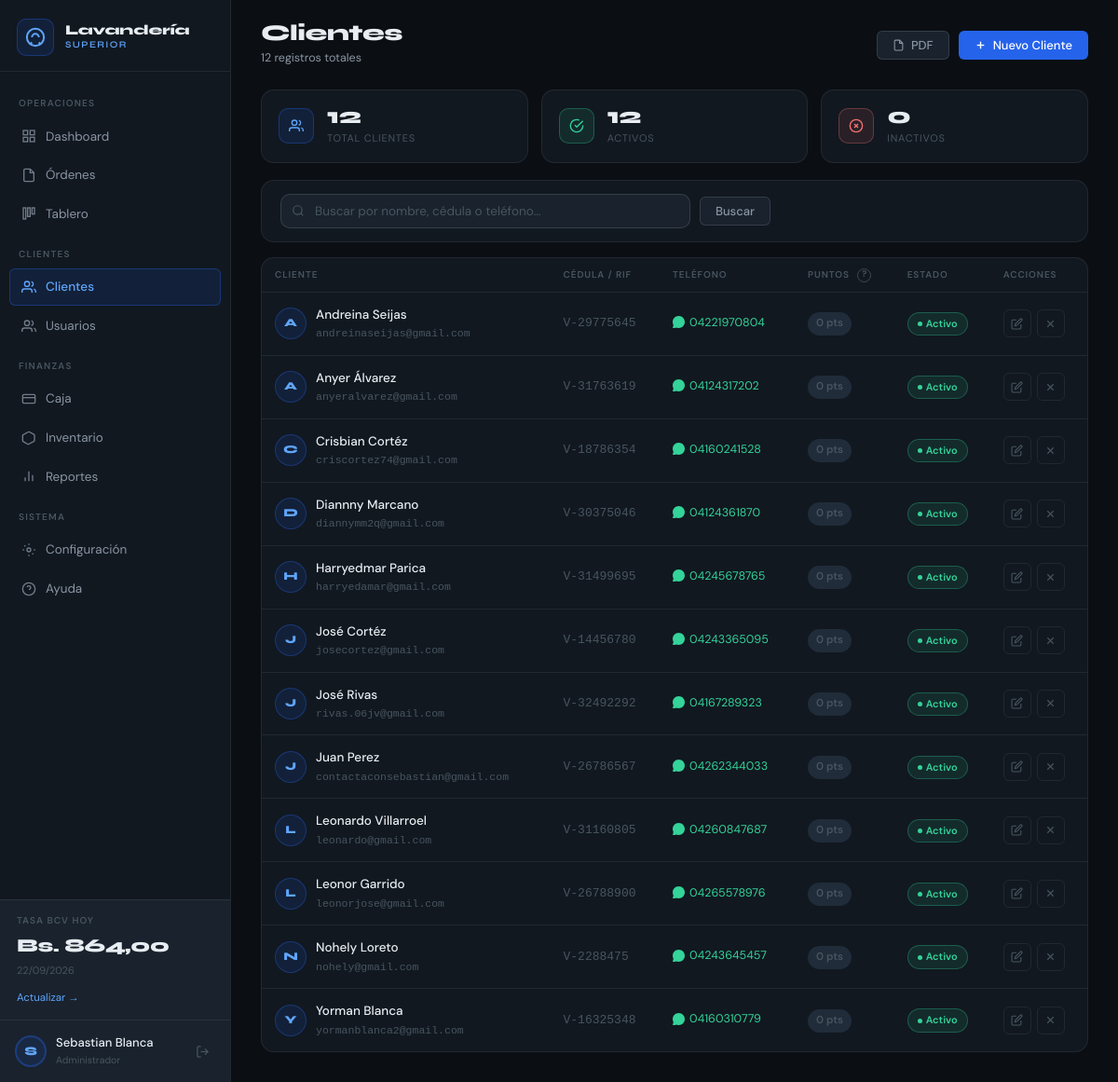
Page /clientes.php (signed in) on the committed database.
### tables this page shows
CREATE TABLE `tasas_cambio` (
  `id` int(10) unsigned NOT NULL AUTO_INCREMENT,
  `fecha` date NOT NULL,
  `tasa_bcv` decimal(12,4) NOT NULL COMMENT 'Tasa Banco Central de Venezuela',
  `tasa_paralelo` decimal(12,4) DEFAULT NULL COMMENT 'Tasa referencial paralela (opcional)',
  `registrado_por` varchar(80) DEFAULT NULL,
  `created_at` timestamp NOT NULL DEFAULT current_timestamp(),
  PRIMARY KEY (`id`),
  UNIQUE KEY `fecha` (`fecha`),
  KEY `idx_fecha` (`fecha`)
);

CREATE TABLE `clientes` (
  `id` int(10) unsigned NOT NULL AUTO_INCREMENT,
  `nombres` varchar(120) NOT NULL DEFAULT '',
  `apellidos` varchar(60) NOT NULL DEFAULT '',
  `nombre` varchar(120) NOT NULL,
  `cedula_rif` varchar(20) NOT NULL,
  `telefono` varchar(20) NOT NULL COMMENT 'Número de telefono',
  `direccion` text DEFAULT NULL,
  `email` varchar(100) DEFAULT NULL,
  `puntos_acumulados` int(10) unsigned DEFAULT 0,
  `activo` tinyint(1) DEFAULT 1,
  `fecha_registro` timestamp NOT NULL DEFAULT current_timestamp(),
  PRIMARY KEY (`id`),
  UNIQUE KEY `cedula_rif` (`cedula_rif`),
  KEY `idx_cedula` (`cedula_rif`),
  KEY `idx_telefono` (`telefono`)
);

### clientes.php (the view, shortened to what the rows shown need)
<?php
require_once __DIR__ . '/config/init.php';
$busqueda   = mb_substr(trim(entrada($_GET, 'q')), 0, 60);
$pagina     = max(1, (int) entrada($_GET, 'p', '1'));
$clientes   = listarClientes($busqueda, $pagina);
?>
<!DOCTYPE html>
<html lang="es">
<head>
  <link rel="stylesheet" href="assets/css/main.css">
</head>
<body>
<div class="layout">
  <?php partial('sidebar'); ?>
  <main class="main-content">
    <div class="topbar">
      <div>
        <h1 class="page-title">Clientes</h1>
      </div>
    </div>
    <div class="content-area">
      <div class="card" style="padding:0;overflow:hidden;">
        <table class="ctbl">
          <thead>
            <tr>
              <th>Cliente</th>
              <th>Cédula / RIF</th>
              <th>Teléfono</th>
              <th>Puntos <span class="help-dot" tabindex="0" data-tip="Puntos de fidelidad acumulados por el cliente">?</span></th>
              <th>Estado</th>
              <th>Acciones</th>
            </tr>
          </thead>
          <tbody>
            <?php if(empty($clientes)): ?>
            <tr><td colspan="6" style="padding:48px;text-align:center;">
              <svg width="40" height="40" viewBox="0 0 24 24" fill="none" stroke="currentColor" stroke-width="1.2" style="color:var(--text-hint);margin:0 auto 10px;display:block;"><path d="M17 21v-2a4 4 0 0 0-4-4H5a4 4 0 0 0-4 4v2"/><circle cx="9" cy="7" r="4"/></svg>
              <p style="color:var(--text-hint);font-size:13.5px;">No se encontraron clientes</p>
              <?php if($busqueda): ?>
              <p style="color:var(--text-hint);font-size:12px;margin-top:4px;">Prueba con otra búsqueda</p>
              <?php endif; ?>
            </td></tr>
            <?php else: foreach($clientes as $c):
              $inicial = mb_strtoupper(mb_substr($c['nombre'], 0, 1));
            ?>
            <tr>
              <td>
                <div class="cli-id">
                  <div class="cli-av"><?= $inicial ?></div>
                  <div>
                    <p class="cli-nombre"><?= h($c['nombre']) ?></p>
                    <?php if($c['email']): ?>
                    <p class="cli-ced"><?= h($c['email']) ?></p>
                    <?php endif; ?>
                  </div>
                </div>
              </td>
              <td class="cli-ced" style="font-size:13px;"><?= h($c['cedula_rif']) ?></td>
              <td>
                <a href="https://wa.me/<?= telefonoWhatsApp($c['telefono']) ?>" target="_blank" rel="noopener" class="wa-link" data-tip="Abrir chat de WhatsApp">
                  <?= h($c['telefono']) ?>
                </a>
              </td>
              <td>
                <span class="pts-badge <?= $c['puntos_acumulados'] > 0 ? 'con' : 'sin' ?>">
                  <?= $c['puntos_acumulados'] ?> pts
                </span>
              </td>
              <td>
                <span class="est-badge <?= $c['activo'] ? 'on' : 'off' ?>">
                  <?= $c['activo'] ? 'Activo' : 'Inactivo' ?>
                </span>
              </td>
              <td>
                <div class="act-btns">
                  <button class="act-btn" onclick="editarCliente(<?= $c['id'] ?>)" data-tip="Editar datos del cliente">
                    <svg width="13" height="13" viewBox="0 0 24 24" fill="none" stroke="currentColor" stroke-width="2"><path d="M11 4H4a2 2 0 0 0-2 2v14a2 2 0 0 0 2 2h14a2 2 0 0 0 2-2v-7"/><path d="M18.5 2.5a2.121 2.121 0 0 1 3 3L12 15l-4 1 1-4 9.5-9.5z"/></svg>
                  </button>
                  <button class="act-btn <?= $c['activo'] ? 'danger' : 'success' ?>"
                          onclick="toggleCliente(<?= $c['id'] ?>,<?= $c['activo'] ?>)"
                          data-tip="<?= $c['activo'] ? 'Desactivar (no aparecerá al crear órdenes)' : 'Reactivar cliente' ?>">
                    <?php if($c['activo']): ?>
                    <svg width="13" height="13" viewBox="0 0 24 24" fill="none" stroke="currentColor" stroke-width="2"><line x1="18" y1="6" x2="6" y2="18"/><line x1="6" y1="6" x2="18" y2="18"/></svg>
                    <?php else: ?>
                    <svg width="13" height="13" viewBox="0 0 24 24" fill="none" stroke="currentColor" stroke-width="2"><polyline points="20 6 9 17 4 12"/></svg>
                    <?php endif; ?>
                  </button>
                </div>
              </td>
            </tr>
            <?php endforeach; endif; ?>
          </tbody>
        </table>
      </div>
    </div>
  </main>
</div>
</body>
</html>

### partials/sidebar.php (shortened to what the rows shown need)
<?php
$tasa         = obtenerTasaHoy();
?>
<aside class="sidebar" data-uid="<?= (int) ($_SESSION['usuario_id'] ?? 0) ?>">
  <div class="sidebar__tasa">
    <p class="tasa-label">Tasa BCV hoy</p>
    <p class="tasa-valor">Bs. <?= number_format($tasa['tasa_bcv'], 2, ',', '.') ?></p>
    <p class="tasa-fecha"><?= date('d/m/Y', strtotime($tasa['fecha'])) ?></p>
    <?php if (puedeAcceder('configuracion') && rolActual() === 'admin'): ?>
    <a href="configuracion.php?tab=tasa" class="tasa-edit" data-tip="Registrar la tasa oficial del BCV de hoy">Actualizar →</a>
    <?php endif; ?>
  </div>
</aside>

### rows in the picture
tasas_cambio: tasa_bcv "864,00", fecha "22/09/2026"
clientes: nombre "A", nombre "Andreina Seijas", email "andreinaseijas@gmail.com", cedula_rif "V-29775645", telefono "04221970804", puntos_acumulados "0", activo "Activo"
clientes: nombre "A", nombre "Anyer Álvarez", email "anyeralvarez@gmail.com", cedula_rif "V-31763619", telefono "04124317202", puntos_acumulados "0", activo "Activo"
clientes: nombre "C", nombre "Crisbian Cortéz", email "criscortez74@gmail.com", cedula_rif "V-18786354", telefono "04160241528", puntos_acumulados "0", activo "Activo"
clientes: nombre "D", nombre "Diannny Marcano", email "diannymm2q@gmail.com", cedula_rif "V-30375046", telefono "04124361870", puntos_acumulados "0", activo "Activo"
clientes: nombre "H", nombre "Harryedmar Parica", email "harryedamar@gmail.com", cedula_rif "V-31499695", telefono "04245678765", puntos_acumulados "0", activo "Activo"
clientes: nombre "J", nombre "José Cortéz", email "josecortez@gmail.com", cedula_rif "V-14456780", telefono "04243365095", puntos_acumulados "0", activo "Activo"
clientes: nombre "J", nombre "José Rivas", email "rivas.06jv@gmail.com", cedula_rif "V-32492292", telefono "04167289323", puntos_acumulados "0", activo "Activo"
clientes: nombre "J", nombre "Juan Perez", email "contactaconsebastian@gmail.com", cedula_rif "V-26786567", telefono "04262344033", puntos_acumulados "0", activo "Activo"
clientes: nombre "L", nombre "Leonardo Villarroel", email "leonardo@gmail.com", cedula_rif "V-31160805", telefono "04260847687", puntos_acumulados "0", activo "Activo"
clientes: nombre "L", nombre "Leonor Garrido", email "leonorjose@gmail.com", cedula_rif "V-26788900", telefono "04265578976", puntos_acumulados "0", activo "Activo"
clientes: nombre "N", nombre "Nohely Loreto", email "nohely@gmail.com", cedula_rif "V-2288475", telefono "04243645457", puntos_acumulados "0", activo "Activo"
clientes: nombre "Y", nombre "Yorman Blanca", email "yormanblanca2@gmail.com", cedula_rif "V-16325348", telefono "04160310779", puntos_acumulados "0", activo "Activo"

### other values in the picture
$seccion "OPERACIONES"
$label "Dashboard"
$label "Órdenes"
$label "Tablero"
$seccion "CLIENTES"
$label "Clientes"
$label "Usuarios"
$seccion "FINANZAS"
$label "Caja"
$label "Inventario"
$label "Reportes"
$seccion "SISTEMA"
$label "Configuración"
$label "Ayuda"
$inicial "S"
